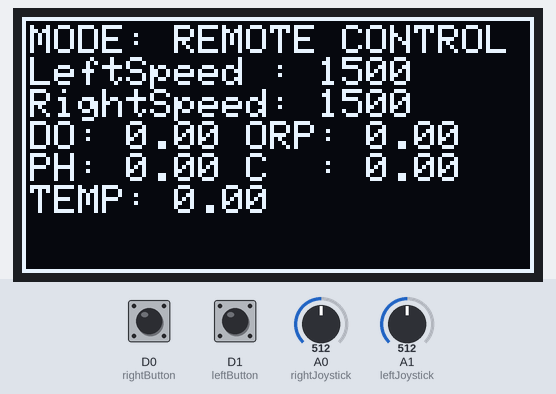
Bench run of a sketch on a simulated Arduino Zero (SAMD21). Parts: 128×64 one-colour display. Inputs (shaded band) come from the test bench; at power-on: D0 (rightButton) LOW, A0 (rightJoystick) = 512, A1 (leftJoystick) = 512, D1 (leftButton) LOW (analog values on the 0–1023 scale).

Above: at 3.2 s.
3.3 s: D0 (rightButton) pulled HIGH for 0.15 s
At 3.7 s:
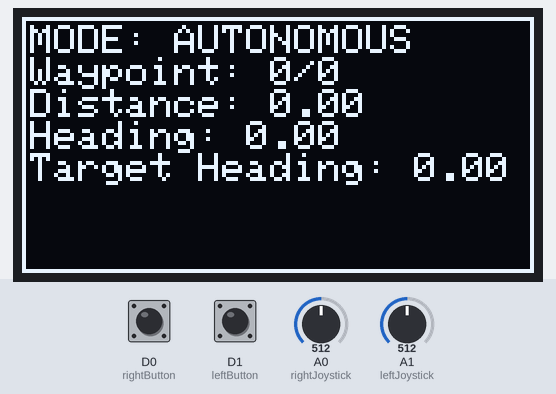
4.9 s: D0 (rightButton) pulled HIGH for 1 s
At 6.1 s:
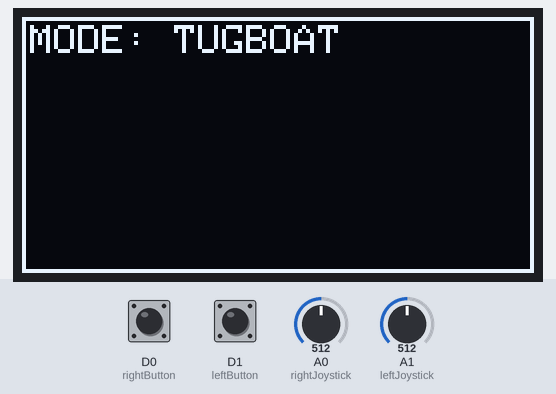
7.4 s: D0 (rightButton) pulled HIGH for 0.15 s
At 8.2 s:
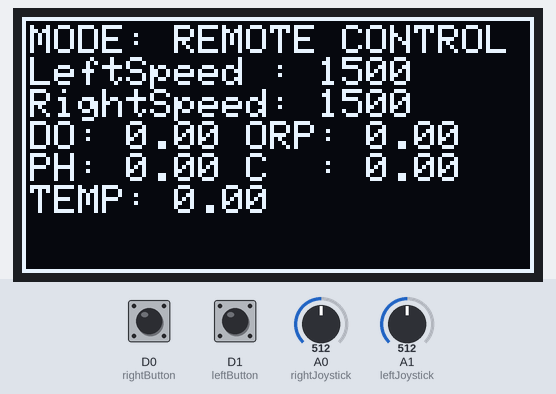
9.0 s: A0 (rightJoystick) set to 490
At 9.9 s:
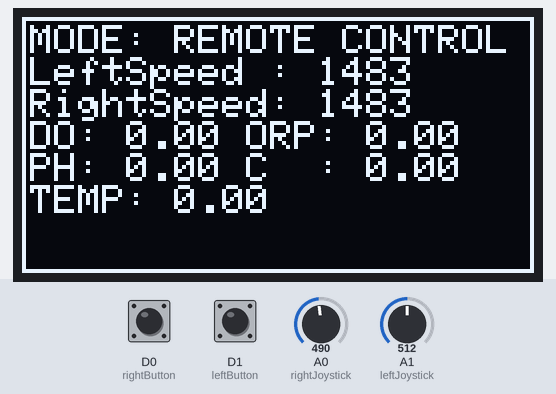
10.7 s: A1 (leftJoystick) set to 490
At 11.6 s:
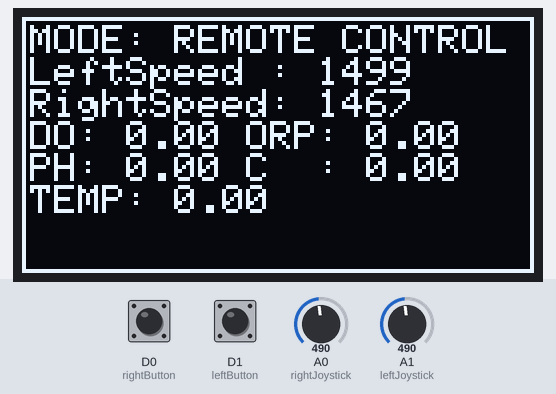
Timing chart, 0 to 13.7 s (numbered marks = the images above; inputs shaded):
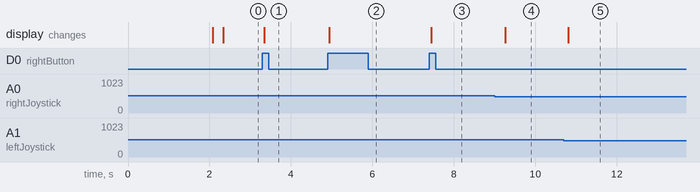

The sketch:

ControllerV4.ino
```cpp
#include "display.h"
#include "radio.h"

Display display;

const int leftButton  = 1;
const int rightButton = 0;

const int rightJoystick = A0;
const int leftJoystick  = A1;

const int sdCS = 5;

volatile bool takeRemoteMeasurement;
volatile ProgramMode mode;
Radio remote;

unsigned long speedTimer;
unsigned long modeTimer;
volatile unsigned long extraFunctionTimer;
volatile unsigned long changeModeTimer;

int leftSpeed;
int rightSpeed;

int prevLeftSpeed;
int prevRightSpeed;

int SERIAL_RADIO_BAUD = 57600;

void changeProgramMode() // Right button on the controller
{
  if (millis() - changeModeTimer > 500)
  {
    switch(mode)
    {
        case AUTONOMOUS:
            mode = TUGBOAT;
            break;
        case REMOTECONTROL:
            mode = AUTONOMOUS;
            break;
        case TUGBOAT:
            mode = REMOTECONTROL;
            break;
        default:
            break;
    }
    changeModeTimer = millis();
  }
}

void extraFunctionButton()
{
    // If we request a eco reading in remote control mode and we haven't requested it for 5 seconds.
  if (takeRemoteMeasurement != 1 && mode == REMOTECONTROL && millis() - extraFunctionTimer > 5000)
  {
    takeRemoteMeasurement = 1;
    extraFunctionTimer = millis();
  }

  if (mode == AUTONOMOUS && millis() - extraFunctionTimer > 2000)
  {
    remote.requestIncrementWaypoint();
    extraFunctionTimer = millis();
  }
}

void setup()
{
    Serial.begin(9600);
    Serial1.begin(SERIAL_RADIO_BAUD);

    analogReadResolution(10);       // 10 bits on analogRead.. max of 1023
    pinMode(rightJoystick, INPUT);
    pinMode(leftJoystick,  INPUT);
    pinMode(rightButton,   INPUT);
    pinMode(leftButton,    INPUT);

    mode = REMOTECONTROL;
    display.begin();

      // Interrupt for the buttons
    attachInterrupt(digitalPinToInterrupt(rightButton), changeProgramMode, RISING);
    attachInterrupt(digitalPinToInterrupt(leftButton), extraFunctionButton, RISING);

    takeRemoteMeasurement = 0;
    speedTimer         = millis();
    modeTimer          = millis();
    extraFunctionTimer = millis();
}

void loop()
{
    remote.read();

    // Send the program mode every 1.5 seconds
    if ( (millis() - modeTimer) >= 1500)
    {
        remote.sendMode(mode);
        modeTimer = millis();
    }

    // Send a new speed every 250 miliseconds when in Remote control mode (4 times/second)
    if ( (millis() - speedTimer) >= 250 && mode == REMOTECONTROL)
    {
        readSpeed(); // Updates leftSpeed, rightSpeed;

        //if (leftSpeed != prevLeftSpeed || rightSpeed!= prevRightSpeed)
            remote.sendSpeed(leftSpeed, rightSpeed);

        // prevLeftSpeed  = leftSpeed;
        // prevRightSpeed = rightSpeed
        speedTimer = millis();
    }

    // If we asked for a remote reading
    if (takeRemoteMeasurement)
    {
        remote.requestEcoData();
        takeRemoteMeasurement = 0;
    }

    switch (mode)
    {
      case REMOTECONTROL:
        display.displayRemoteInfo(leftSpeed, rightSpeed, remote.ecoData);
        break;
      case AUTONOMOUS:
        display.displayAutonomous(remote.navState);
        break;
      case TUGBOAT:
        display.displayTugboat();
        break;
      default:
        break;
    }
}

int readSpeed()
{
    // Read the pots
    float forwardBackPercent = analogRead(rightJoystick) / 1023.0;

    // the left joystick is backwards. We can flip it arround
    // by subtracting the raw reading from 1023.
    // Pushing it to the left causes an increase in the analog read.
    // We need a push to the left to cause a decrease in the analog read.
    float leftRightPercent   = (1023 - analogRead(leftJoystick)) / 1023.0;

    // Rescale reading. Motor Range is 1100 - 1900.
    int motorValue = (forwardBackPercent) * 800 + 1100;
    // Rescale reading. Bias is between -400 and 400.
    int turnBias   = (leftRightPercent) * 800 - 400;

    leftSpeed = motorValue + turnBias;
    rightSpeed = motorValue - turnBias;

    // Bounds checking...
    if (leftSpeed > 1900)
      leftSpeed = 1900;
    else if (leftSpeed < 1100)
      leftSpeed = 1100;

    if (rightSpeed > 1900)
      rightSpeed = 1900;
    else if (rightSpeed < 1100)
      rightSpeed = 1100;
}
```

display.h
```cpp
#ifndef DISPLAY_H
#define DISPLAH_H

    #include <Adafruit_GFX.h>
    #include <Adafruit_SSD1305.h>
    #include <SPI.h>
    #include "types.h"

    static const unsigned char hauger_bmp[] PROGMEM =
    {   0xff, 0x80, 0x19, 0xff, 0xff, 0xff,
        0xff, 0x38, 0x40, 0xff, 0xff, 0xff,
        0xfe, 0x1f, 0xfe, 0x0f, 0xff, 0xff,
        0xfe, 0x3b, 0xff, 0xf3, 0xff, 0xff,
        0xf8, 0x67, 0xff, 0xf8, 0xff, 0xff,
        0xf8, 0xe7, 0xc0, 0x3c, 0x7f, 0xff,
        0xf1, 0xfc, 0x7f, 0xc1, 0x7f, 0xff,
        0xf1, 0xf8, 0xff, 0xfd, 0x7f, 0xff,
        0xe3, 0xf9, 0xff, 0xfe, 0x7f, 0xff,
        0xc7, 0xf9, 0xff, 0xfe, 0x7f, 0xff,
        0xc7, 0xf0, 0xff, 0xff, 0x7f, 0xff,
        0xc7, 0xf0, 0xff, 0xff, 0xbf, 0xff,
        0xc7, 0xf0, 0x7f, 0xff, 0xbf, 0xff,
        0xc7, 0xf0, 0xff, 0xff, 0xbf, 0xff,
        0xcf, 0xf0, 0x3f, 0xff, 0xbf, 0xff,
        0xcf, 0xf0, 0x7f, 0xfc, 0x1f, 0xff,
        0xcf, 0xc0, 0x07, 0xf8, 0x1f, 0xff,
        0xce, 0x00, 0x01, 0xfb, 0xcf, 0xff,
        0xce, 0x00, 0x01, 0xf0, 0x6f, 0xff,
        0xcc, 0x00, 0x00, 0x70, 0x27, 0xff,
        0xcc, 0x00, 0x00, 0x07, 0x27, 0xff,
        0xc0, 0x18, 0x38, 0x30, 0x27, 0xff,
        0xc0, 0xf0, 0x00, 0x31, 0xf7, 0xff,
        0xcf, 0x80, 0x00, 0x3e, 0xf7, 0xff,
        0xd8, 0x00, 0x00, 0x3f, 0xf7, 0xff,
        0xc0, 0x01, 0x80, 0x3f, 0xf7, 0xff,
        0xc0, 0x01, 0xfc, 0x1f, 0xf7, 0xff,
        0xc0, 0x00, 0x7c, 0x07, 0xf7, 0xff,
        0xc0, 0x00, 0x00, 0x00, 0xf7, 0xff,
        0x80, 0x00, 0x00, 0x03, 0x77, 0xff,
        0x80, 0x00, 0x00, 0x0f, 0xf7, 0xff,
        0xa0, 0x00, 0x00, 0x0f, 0xf7, 0xff,
        0xd8, 0x00, 0x00, 0x1f, 0xf7, 0xff,
        0xc0, 0x00, 0x00, 0x1f, 0xf7, 0xff,
        0xf0, 0x00, 0x00, 0x00, 0x77, 0xff,
        0xf8, 0x00, 0x00, 0x00, 0x77, 0xff,
        0xf8, 0x00, 0x10, 0x07, 0xe7, 0xff,
        0xf8, 0x00, 0x08, 0x1f, 0xe7, 0xff,
        0xf8, 0x00, 0x08, 0x03, 0xe7, 0xff,
        0xf8, 0x00, 0x00, 0x07, 0xe7, 0xff,
        0xf8, 0x00, 0x00, 0x3f, 0xe7, 0xff,
        0xf8, 0x00, 0x00, 0xff, 0xe7, 0xff,
        0xfa, 0x00, 0x00, 0x7f, 0xc7, 0xff,
        0xfb, 0x80, 0x00, 0x0f, 0xc7, 0xff,
        0xf8, 0xe0, 0x00, 0x03, 0x8f, 0xff,
        0xf8, 0x38, 0x00, 0x01, 0x9f, 0xff,
        0xf8, 0x0c, 0x00, 0x00, 0x1f, 0xff,
        0x00, 0x03, 0x00, 0x00, 0x3f, 0xff,
        0x0e, 0x01, 0x80, 0x00, 0x1f, 0xff,
        0x01, 0xe0, 0x60, 0x00, 0x07, 0xff,
        0x00, 0x38, 0x30, 0x00, 0x73, 0xff,
        0x00, 0x0e, 0x18, 0x00, 0xf1, 0xff,
        0x00, 0x03, 0x86, 0x01, 0xf0, 0xff,
        0x0e, 0x00, 0xe3, 0x03, 0xf0, 0x7f,
        0x3b, 0x80, 0x31, 0xc1, 0xe1, 0x3f,
        0x60, 0xc0, 0x1c, 0x60, 0xe1, 0x9f,
        0x40, 0x60, 0x06, 0x30, 0xe0, 0x8f,
        0x40, 0x30, 0x03, 0x18, 0x60, 0x87,
        0x40, 0xe0, 0x01, 0x0c, 0xe0, 0xc3,
        0x20, 0x80, 0x01, 0x84, 0xe0, 0x41,
        0x30, 0x00, 0x00, 0x03, 0xe0, 0x41,
        0x00, 0x00, 0x00, 0x00, 0xc0, 0x60,
        0x00, 0x00, 0x00, 0x00, 0x00, 0x31,
        0x00, 0x00, 0x00, 0x00, 0x00, 0x0f
    };

    class Display
    {
        public:
            Adafruit_SSD1305 display;
            // Display Object. We have 128 pixels on the x-axis, 64 pixels on the y-axis.
            // MOSI, and SCK are connected Normally.
            // D0 on the display is SCK
            // D1 on the display is MOSI
            // MISO is not used.
            // Pin 11 is connected to D/C.
            // Pin  7 is connected to Reset.
            // Pin  6 is connected to CS.
            // Use a 220 uf capacitor on the power rail.

            Display(): display(128, 64, &SPI, 11, 7, 6, 7000000UL)
            {

            }

            bool begin()
            {
                if (!display.begin())
                {
                    return 0;
                }
                else
                {
                    display.clearDisplay();
                    // drawBitmap      x0, y0,    b itmap, width, height, color
                    display.drawBitmap( 0,  0, hauger_bmp,    48,     64,    1);
                    // Prepare and draw text.
                    display.setTextSize(1);    display.setTextColor(WHITE);
                    display.setCursor(58, 14); display.println("Standby to");
                    display.setCursor(61, 22); display.println("Get Some!");
                    display.setCursor(50, 57); display.println("#GetObsessed!");

                    // Text Box
                    //                    x0, y0,  w,  h, r, color
                    display.drawRoundRect(55, 12, 65, 19, 3,   1);

                    //                    x0, y0, x1, y1, x2, y2, color
                    display.fillTriangle( 50, 30, 55, 25, 55, 30,   1);
                    display.drawPixel(56, 30, 1);
                    display.display();

                    delay(splashScreenDelay);
                    return 1;
                }
            }

            void displayRemoteInfo(int leftSpeed, int rightSpeed, EcoData &data)
            {
                clear();
                display.print("MODE: "); display.println("REMOTE CONTROL");

                display.setCursor(2, 10);
                display.print("LeftSpeed : " ); display.println(leftSpeed);

                display.setCursor(2, 18);
                display.print("RightSpeed: "); display.println(rightSpeed);

                display.setCursor(2, 26);
                display.print("DO: "); display.print(data.DO); display.print(" "); display.print("ORP: "); display.println(data.ORP);

                display.setCursor(2, 34);
                display.print("PH: "); display.print(data.pH); display.print(" "); display.print("C  : "); display.println(data.conductivity);

                display.setCursor(2, 42);
                display.print("TEMP: "); display.println(data.waterTemp);

                display.display();
            }

            void displayAutonomous(NavigationState& navState)
            {
                clear();
                display.print("MODE: "); display.println("AUTONOMOUS");

                display.setCursor(2, 10);
                display.print("Waypoint: "); display.print(navState.waypointIndex); display.print("/"); display.print(navState.numWaypoints);

                display.setCursor(2, 18);
                display.print("Distance: "); display.print(navState.distanceToWaypoint);

                display.setCursor(2, 26);
                display.print("Heading: ");  display.print(navState.currentHeading);

                display.setCursor(2, 34);
                display.print("Target Heading: "); display.print(navState.targetHeading);

                display.display();
            }

            void displayTugboat()
            {
                clear();
                display.print("MODE: "); display.print("TUGBOAT");
                display.display();
            }

            void clear()
            {
                // Clear the Display.
                display.clearDisplay();
                // Draw a border
                //                    x0, y0,               w,                h, r, color
                display.drawRoundRect( 0,  0, display.width(), display.height(), 0, WHITE);
                display.setTextSize(1); display.setTextColor(WHITE);

                display.setCursor(2, 2);
            }

        private:
            int splashScreenDelay = 2000;
    };
#endif
```

radio.h
```cpp
#ifndef RADIO_H
#define RADIO_H

    #include "types.h"

    class Radio
    {
        public:

            NavigationState navState;
            EcoData         ecoData;

            Radio()
            {

            }

            void begin(int baud)
            {
                Serial1.begin(baud);
            }
            void sendSpeed(int leftSpeed, int rightSpeed)
            {
                Serial1.print('S');
                Serial1.write((byte*) &leftSpeed, sizeof(int));
                Serial1.write((byte*) &rightSpeed, sizeof(int));
                Serial1.print('E');
            }

            void requestEcoData()
            {
                Serial1.print('R');
                Serial1.print('E');
            }

            void requestIncrementWaypoint()
            {
                Serial1.print('W');
                Serial1.print('E');
            }

            void sendMode(ProgramMode mode)
            {
                Serial1.print('M');
                switch(mode)
                {
                    case REMOTECONTROL:
                        Serial1.print('1');
                        break;
                    case AUTONOMOUS:
                        Serial1.print('0');
                        break;
                    case TUGBOAT:
                        Serial1.print('2');
                        break;
                    default:
                        break;
                }
                Serial1.print('E');
            }

            void readNavState()
            {
                int packetSize = sizeof(NavigationState) + 1;
                byte buffer[packetSize];

                for (int ii=0; ii<packetSize; ii++)
                {
                    buffer[ii] = Serial1.read();
                }

                char footer = buffer[packetSize-1];

                if (footer == 'E')
                {
                    memcpy(&navState, buffer, sizeof(NavigationState));
                }
            }

            void readEco()
            {
                // packetSize is the size of data + the footer. We already read the header.
                int packetSize = sizeof(EcoData) + 1;
                byte buffer[packetSize];

                for (int ii=0; ii<packetSize; ii++)
                {
                    buffer[ii] = Serial1.read();
                }

                // packetSize represents the total number
                // of elements. We subtract one to get the index.
                char footer = buffer[packetSize-1];
                if (footer == 'E')
                {
                    memcpy(&ecoData, buffer, sizeof(EcoData));
                }
            }

            void read()
            {
                while(Serial1.available() > 0)
                {
                    char header = Serial1.read();

                    switch(header)
                    {
                        case 'C':
                            Serial.println("Reading Nav...");
                            readNavState();
                            break;
                        case 'R':
                            Serial.println("Reading Eco...");
                            readEco();
                            break;
                        default:
                            break;
                    }
                }
            }
    };

#endif
```

types.h
```cpp
#ifndef TYPES_H
#define TYPES_H

    // Structs are like arrays, but
    // instead of requiring the same type
    // we can use different types.
    // Each element in the struct is called
    // a "member".
    // To access memebers, we use
    // StructName.MemberName  <- notice the '.'

    /* =======================================================
        System State

         The navigation state contains information used
         to make decisions about how to control WIL's heading

         MotorState contians the speed of the motors
       =======================================================*/
    struct NavigationState
    {
        double distanceToWaypoint;  // Meters
        double targetHeading;       // degrees 0-360
        double currentHeading;      // degrees 0-360
        double headingError;        // Normalized Error [-1, 1]
        double gpsError;            // Degrees, difference GPS vs heading sensor
        double averageGPSError;     // degrees, running average
        int waypointIndex;          // current waypoin index
        int numWaypoints;           // total number of waypoints
    };

    /*======================================
        Sensor Data
         EcoData contains the readings from
         the atlas scientific sensors.
      ======================================*/

    struct EcoData
    {
        float DO;            // Dissolved Oxygen
        float ORP;           // Oxidation-Reduction Potential
        float pH;
        float conductivity;  // Electrical Conductivity
        float waterTemp;     // Temperature in Celcius
    };

    /* ===========================================================================
        Program Modes of Operation

        An enumeration (or enum) is a user defined data type that contains
        a set of named integer constants. It is used to assign meaningful
        names to integer values, which makes a program easy to read and maintain.
        https://www.geeksforgeeks.org/c/enumeration-enum-c/
       ===========================================================================*/

    enum ProgramMode : uint8_t
    {
        REMOTECONTROL = 0,
        AUTONOMOUS    = 1,
        TUGBOAT       = 2
    };
#endif
```

Measured:
- after the input at 3.3 s, the display: changes after 0.05 s (image 1)
- after the input at 4.9 s, the display: changes after 0.05 s (image 2)
- after the input at 7.4 s, the display: changes after 0.05 s (image 3)
- after the input at 9.0 s, the display: changes after 0.26 s (image 4)
- after the input at 10.7 s, the display: changes after 0.11 s (image 5)
